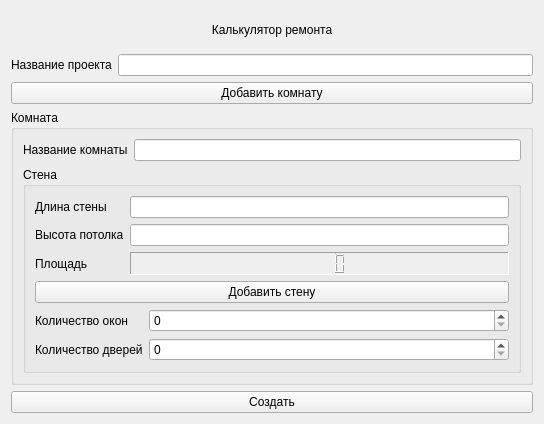
<?xml version="1.0" encoding="UTF-8"?>
<ui version="4.0">
 <class>CreateForm</class>
 <widget class="QWidget" name="CreateForm">
  <property name="geometry">
   <rect>
    <x>0</x>
    <y>0</y>
    <width>544</width>
    <height>424</height>
   </rect>
  </property>
  <property name="windowTitle">
   <string>Form</string>
  </property>
  <layout class="QVBoxLayout" name="verticalLayout_2">
   <item>
    <layout class="QVBoxLayout" name="verticalLayout">
     <item>
      <widget class="QLabel" name="label">
       <property name="text">
        <string>Калькулятор ремонта</string>
       </property>
       <property name="alignment">
        <set>Qt::AlignCenter</set>
       </property>
      </widget>
     </item>
     <item>
      <layout class="QHBoxLayout" name="horizontalLayout">
       <item>
        <widget class="QLabel" name="label_2">
         <property name="text">
          <string>Название проекта</string>
         </property>
        </widget>
       </item>
       <item>
        <widget class="QLineEdit" name="lineEdit"/>
       </item>
      </layout>
     </item>
     <item>
      <widget class="QPushButton" name="pushButton">
       <property name="text">
        <string>Добавить комнату</string>
       </property>
      </widget>
     </item>
    </layout>
   </item>
   <item>
    <widget class="QGroupBox" name="groupBox_2">
     <property name="title">
      <string>Комната</string>
     </property>
     <layout class="QGridLayout" name="gridLayout">
      <item row="0" column="0" colspan="2">
       <widget class="QLabel" name="label_3">
        <property name="text">
         <string>Название комнаты</string>
        </property>
       </widget>
      </item>
      <item row="0" column="2">
       <widget class="QLineEdit" name="lineEdit_2"/>
      </item>
      <item row="1" column="0" colspan="3">
       <widget class="QGroupBox" name="groupBox">
        <property name="title">
         <string>Стена</string>
        </property>
        <layout class="QFormLayout" name="formLayout">
         <item row="0" column="0">
          <widget class="QLabel" name="label_4">
           <property name="text">
            <string>Длина стены</string>
           </property>
          </widget>
         </item>
         <item row="0" column="1">
          <widget class="QLineEdit" name="lineEdit_3"/>
         </item>
         <item row="1" column="0">
          <widget class="QLabel" name="label_5">
           <property name="text">
            <string>Высота потолка</string>
           </property>
          </widget>
         </item>
         <item row="1" column="1">
          <widget class="QLineEdit" name="lineEdit_4"/>
         </item>
         <item row="2" column="0">
          <widget class="QLabel" name="label_6">
           <property name="text">
            <string>Площадь</string>
           </property>
          </widget>
         </item>
         <item row="2" column="1">
          <widget class="QLCDNumber" name="lcdNumber">
           <property name="autoFillBackground">
            <bool>true</bool>
           </property>
           <property name="styleSheet">
            <string notr="true">color: rgb(255, 255, 255);
font: 75 8pt &quot;Microsoft JhengHei UI&quot;;</string>
           </property>
           <property name="frameShape">
            <enum>QFrame::Panel</enum>
           </property>
           <property name="frameShadow">
            <enum>QFrame::Sunken</enum>
           </property>
           <property name="lineWidth">
            <number>1</number>
           </property>
           <property name="midLineWidth">
            <number>1</number>
           </property>
          </widget>
         </item>
         <item row="4" column="0" colspan="2">
          <layout class="QFormLayout" name="formLayout_2">
           <item row="0" column="0">
            <widget class="QLabel" name="label_7">
             <property name="text">
              <string>Количество окон</string>
             </property>
            </widget>
           </item>
           <item row="0" column="1">
            <widget class="QSpinBox" name="spinBox"/>
           </item>
           <item row="1" column="0">
            <widget class="QLabel" name="label_8">
             <property name="text">
              <string>Количество дверей</string>
             </property>
            </widget>
           </item>
           <item row="1" column="1">
            <widget class="QSpinBox" name="spinBox_2"/>
           </item>
          </layout>
         </item>
         <item row="3" column="0" colspan="2">
          <widget class="QPushButton" name="pushButton_2">
           <property name="text">
            <string>Добавить стену</string>
           </property>
          </widget>
         </item>
        </layout>
       </widget>
      </item>
     </layout>
     <zorder>groupBox</zorder>
     <zorder>label_3</zorder>
     <zorder>lineEdit_2</zorder>
     <zorder>label_2</zorder>
    </widget>
   </item>
   <item>
    <widget class="QPushButton" name="pushButton_3">
     <property name="text">
      <string>Создать</string>
     </property>
    </widget>
   </item>
  </layout>
  <zorder>groupBox_2</zorder>
  <zorder>label</zorder>
  <zorder>label_2</zorder>
  <zorder>lineEdit</zorder>
  <zorder>pushButton</zorder>
  <zorder>label_7</zorder>
  <zorder>label_8</zorder>
  <zorder>spinBox</zorder>
  <zorder>spinBox_2</zorder>
  <zorder>pushButton_3</zorder>
 </widget>
 <resources/>
 <connections/>
</ui>
